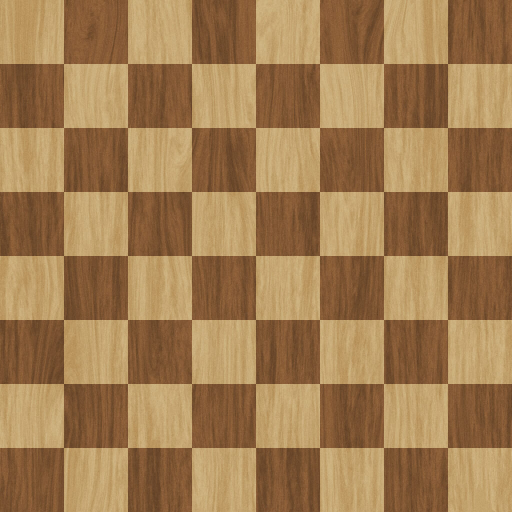
#> input picture pipeline/bretter/bilder/holz-klassisch.jpg, 1024 x 1024 px, given in place of fels.png, which was not available (shown at 1/2 size)
$ python piste_rot.py ../../../../pipeline/bretter/bilder ../../../../pipeline/bretter/bilder/intarsie-ahorn.jpg
#> lines starting #> are read from the running program, lines starting #| are printed output that depends on the picture
"""Schotterpiste auf rotem Wüstensand mit Rand, Innenecken und Schrägen (mittel-2, Runde 9).

Warum: Gutachten Staubstraße, Punkt 1: „Piste in Stufen statt Bögen“. Schotter (fels.png) und
roter Sand (fels_rot.png) haben keine Randkacheln; jeder Versatz der Piste war eine harte Stufe.
Dieser Bogen hat dieselbe Ordnung wie LimeZus Wege im Geländebogen, also kann
pipeline/abenteuer/bodenraster.py Ränder, Innenecken und Schrägen wählen (Material „pisteRot“
mit ``rand`` [0, 0] und ``diagonalen``):

- Spalten 0–2, Zeilen 0–2: 3 × 3-Block (Ecken, Kanten, Mitte [1, 1]).
- [3, 0] [4, 0] [3, 1] [4, 1]: Innenecken (Sand unten rechts, unten links, oben rechts, oben links).
- [5, 0] [6, 0] [5, 3] [6, 3]: Schrägen für Treppenkanten (Sand oben links, oben rechts, unten
  links, unten rechts).

Der Übergang ist ein 3 Pixel breites, dunkleres Bankett mit leicht zufälliger Kante (fester
Zufall, gleiches Bild bei jedem Lauf).

Aufruf: ``python piste_rot.py <ordner mit fels.png und fels_rot.png> <zielordner>``
(im privaten Repository: zweimal spiel/eigene/). Schreibt piste_rot.png (112 × 64).
"""

import random
import sys
from pathlib import Path

from PIL import Image

K = 16
RAND = 3  # Abstand der Kante vom Kachelrand in Pixeln
BANKETT = 2  # Breite des dunkleren Streifens innen an der Kante
RUNDUNG = 7  # Radius der Außenecken
INNEN_RADIUS = 5  # Radius des Sandflecks in einer Innenecke
ABDUNKELN = 0.82


def _abstand(art: str, x: float, y: float) -> float:
    """Wie weit (x, y) innerhalb der Piste liegt (negativ: Sand). ``art`` nennt die Kachel."""
    links, oben = x - RAND, y - RAND
    rechts, unten = K - 1 - RAND - x, K - 1 - RAND - y
    kanten = {
        "mitte": K,
        "o": oben,
        "u": unten,
        "l": links,
        "r": rechts,
        "ol": min(oben, links),
        "or": min(oben, rechts),
        "ul": min(unten, links),
        "ur": min(unten, rechts),
    }
    if art in kanten:
        d = kanten[art]
        if len(art) == 2:  # Außenecke gerundet
            dx = max(0.0, RUNDUNG - (links if "l" in art else rechts))
            dy = max(0.0, RUNDUNG - (oben if "o" in art else unten))
            if dx > 0 and dy > 0:
                d = RUNDUNG - (dx * dx + dy * dy) ** 0.5
        return d
    if art.startswith("innen_"):  # Sandfleck in der genannten Ecke
        cx = K - 0.5 if "r" in art else -0.5
        cy = K - 0.5 if art.endswith(("ur", "ul")) else -0.5
        return ((x - cx) ** 2 + (y - cy) ** 2) ** 0.5 - INNEN_RADIUS
    # Schrägen: Sand im genannten Dreieck, Kante von Ecke zu Ecke, um RAND nach innen versetzt.
    ecke = art.removeprefix("schraeg_")
    u = x if "l" in ecke else K - 1 - x
    v = y if "o" in ecke else K - 1 - y
    return (u + v - (K - 1)) / 2**0.5 + RAND / 2


# Kacheln im Bogen: (Spalte, Zeile) → Art (siehe _abstand).
ORDNUNG = {
    (0, 0): "ol",
    (1, 0): "o",
    (2, 0): "or",
    (0, 1): "l",
    (1, 1): "mitte",
    (2, 1): "r",
    (0, 2): "ul",
    (1, 2): "u",
    (2, 2): "ur",
    (3, 0): "innen_ur",
    (4, 0): "innen_ul",
    (3, 1): "innen_or",
    (4, 1): "innen_ol",
    (5, 0): "schraeg_ol",
    (6, 0): "schraeg_or",
    (5, 3): "schraeg_ul",
    (6, 3): "schraeg_ur",
}


def _kachel(bogen: Image.Image, feld: tuple[int, int]) -> Image.Image:
    return bogen.crop((feld[0] * K, feld[1] * K, (feld[0] + 1) * K, (feld[1] + 1) * K))


def pistenbogen(schotter_bogen: Image.Image, sand_bogen: Image.Image) -> Image.Image:
    """Der Bogen 7 × 4 Kacheln; Schotter und Sand aus den Feldern [2..3, 0..1] der Felsbögen."""
    bild = Image.new("RGBA", (7 * K, 4 * K))
    zufall = random.Random(1851)
    for (sp, ze), art in ORDNUNG.items():
        felder = [(2 + (sp + ze) % 2, (sp // 2 + ze) % 2), (2 + (sp + ze + 1) % 2, ze % 2)]
        schotter = _kachel(schotter_bogen, felder[0]).load()
        sand = _kachel(sand_bogen, felder[1]).load()
        kachel = Image.new("RGBA", (K, K))
        px = kachel.load()
        for y in range(K):
            for x in range(K):
                d = _abstand(art, x, y) + zufall.uniform(-0.8, 0.8)
                if d < 0:
                    px[x, y] = sand[x, y]
                elif d < BANKETT:
                    r, g, b, a = schotter[x, y]
                    px[x, y] = (round(r * ABDUNKELN), round(g * ABDUNKELN), round(b * ABDUNKELN), a)
                else:
                    px[x, y] = schotter[x, y]
        bild.paste(kachel, (sp * K, ze * K))
    return bild


def main() -> None:
    quelle = Path(sys.argv[1] if len(sys.argv) > 1 else ".")
    ziel = Path(sys.argv[2] if len(sys.argv) > 2 else ".")
    schotter = Image.open(quelle / "fels.png").convert("RGBA")
    sand = Image.open(quelle / "fels_rot.png").convert("RGBA")
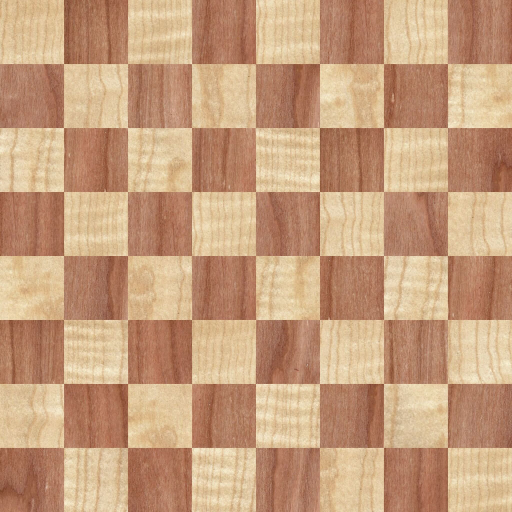
#> input picture pipeline/bretter/bilder/intarsie-ahorn.jpg, 1024 x 1024 px, given in place of fels_rot.png, which was not available (shown at 1/2 size)
    pistenbogen(schotter, sand).save(ziel / "piste_rot.png")
#> in pistenbogen, `bild = Image.new("RGBA", (7 * K, 4 * K))`: bild: PIL image 112x64 RGBA; every value is 0
#> after the loop in pistenbogen, `for (sp, ze), art in ORDNUNG.items():`:
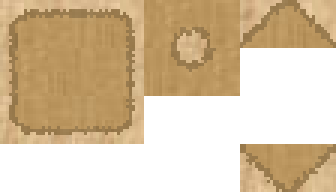
#> bild: PIL image 112x64 RGBA (shown 3 times larger); mean R, G, B, A 115.1, 94, 63.1, 154.8; transparent parts drawn white
#> after the loop in pistenbogen, `for (sp, ze), art in ORDNUNG.items():`:
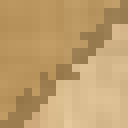
#> kachel: PIL image 16x16 RGBA (shown 8 times larger); mean R, G, B, A 191.3, 158.4, 109.1, 255
    print("Pistenbogen nach", ziel / "piste_rot.png")


if __name__ == "__main__":
    main()
